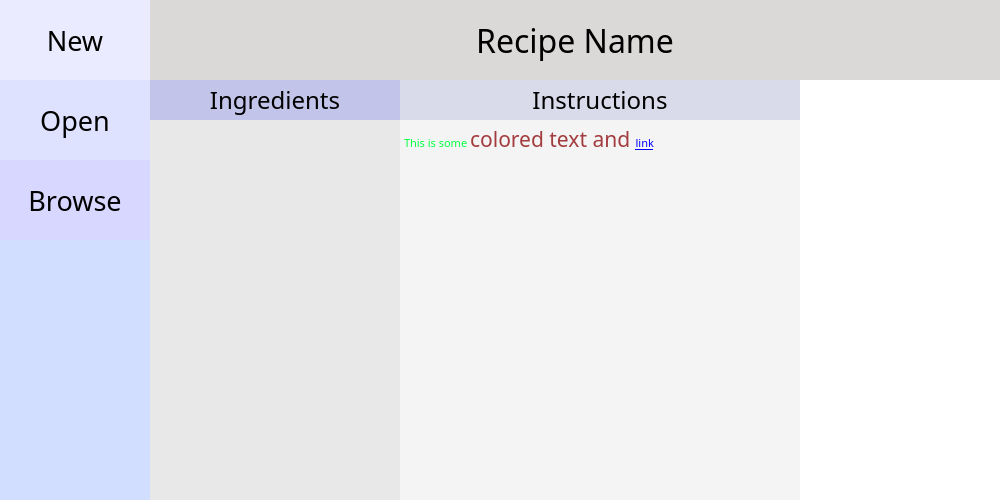
<?xml version="1.0" encoding="UTF-8"?>
<ui version="4.0">
 <class>MainWindow</class>
 <widget class="QMainWindow" name="MainWindow">
  <property name="enabled">
   <bool>true</bool>
  </property>
  <property name="geometry">
   <rect>
    <x>0</x>
    <y>0</y>
    <width>1000</width>
    <height>500</height>
   </rect>
  </property>
  <property name="sizePolicy">
   <sizepolicy hsizetype="Expanding" vsizetype="Expanding">
    <horstretch>0</horstretch>
    <verstretch>0</verstretch>
   </sizepolicy>
  </property>
  <property name="mouseTracking">
   <bool>false</bool>
  </property>
  <property name="windowTitle">
   <string>RecipeDB</string>
  </property>
  <property name="windowOpacity">
   <double>1.000000000000000</double>
  </property>
  <widget class="QWidget" name="mainWidget">
   <layout class="QHBoxLayout" name="horizontalLayout_2">
    <property name="spacing">
     <number>0</number>
    </property>
    <property name="leftMargin">
     <number>0</number>
    </property>
    <property name="topMargin">
     <number>0</number>
    </property>
    <property name="rightMargin">
     <number>0</number>
    </property>
    <property name="bottomMargin">
     <number>0</number>
    </property>
    <item alignment="Qt::AlignLeft">
     <widget class="QWidget" name="menuPanelWidget" native="true">
      <property name="sizePolicy">
       <sizepolicy hsizetype="Fixed" vsizetype="Expanding">
        <horstretch>0</horstretch>
        <verstretch>0</verstretch>
       </sizepolicy>
      </property>
      <property name="minimumSize">
       <size>
        <width>150</width>
        <height>0</height>
       </size>
      </property>
      <property name="autoFillBackground">
       <bool>false</bool>
      </property>
      <property name="styleSheet">
       <string notr="true">background-color: rgb(210, 222, 255);</string>
      </property>
      <layout class="QVBoxLayout" name="menuPanel">
       <property name="spacing">
        <number>0</number>
       </property>
       <property name="leftMargin">
        <number>0</number>
       </property>
       <property name="topMargin">
        <number>0</number>
       </property>
       <property name="rightMargin">
        <number>0</number>
       </property>
       <property name="bottomMargin">
        <number>0</number>
       </property>
       <item alignment="Qt::AlignTop">
        <widget class="QWidget" name="menuPanelButtons" native="true">
         <layout class="QVBoxLayout" name="verticalLayout">
          <property name="spacing">
           <number>0</number>
          </property>
          <property name="leftMargin">
           <number>0</number>
          </property>
          <property name="topMargin">
           <number>0</number>
          </property>
          <property name="rightMargin">
           <number>0</number>
          </property>
          <property name="bottomMargin">
           <number>0</number>
          </property>
          <item alignment="Qt::AlignTop">
           <widget class="QPushButton" name="newButton">
            <property name="minimumSize">
             <size>
              <width>150</width>
              <height>80</height>
             </size>
            </property>
            <property name="font">
             <font>
              <family>Noto Sans CJK KR Light</family>
              <pointsize>20</pointsize>
              <stylestrategy>PreferAntialias</stylestrategy>
             </font>
            </property>
            <property name="autoFillBackground">
             <bool>false</bool>
            </property>
            <property name="styleSheet">
             <string notr="true">QPushButton#newButton {
	background-color: rgb(235, 235, 255);
	border: 0px;
}
QPushButton#newButton:hover{
	background-color: rgb(245, 245, 255);
}
QPushButton#newButton:pressed{
	background-color: rgb(255, 255, 255);
}</string>
            </property>
            <property name="text">
             <string>New</string>
            </property>
            <property name="flat">
             <bool>false</bool>
            </property>
           </widget>
          </item>
          <item alignment="Qt::AlignTop">
           <widget class="QPushButton" name="openButton">
            <property name="minimumSize">
             <size>
              <width>150</width>
              <height>80</height>
             </size>
            </property>
            <property name="font">
             <font>
              <family>Noto Sans CJK KR Light</family>
              <pointsize>20</pointsize>
              <stylestrategy>PreferAntialias</stylestrategy>
             </font>
            </property>
            <property name="styleSheet">
             <string notr="true">QPushButton#openButton {
	background-color: rgb(222, 226, 255);
	border: 0px;
}
QPushButton#openButton:hover{
	background-color: rgb(232, 236, 255);
}
QPushButton#openButton:pressed{
	background-color: rgb(255, 255, 255);
}</string>
            </property>
            <property name="text">
             <string>Open</string>
            </property>
           </widget>
          </item>
          <item alignment="Qt::AlignTop">
           <widget class="QPushButton" name="browseButton">
            <property name="minimumSize">
             <size>
              <width>150</width>
              <height>80</height>
             </size>
            </property>
            <property name="font">
             <font>
              <family>Noto Sans CJK KR Light</family>
              <pointsize>20</pointsize>
              <stylestrategy>PreferAntialias</stylestrategy>
             </font>
            </property>
            <property name="autoFillBackground">
             <bool>false</bool>
            </property>
            <property name="styleSheet">
             <string notr="true">QPushButton#browseButton {
	background-color: rgb(215, 215, 255);
	border: 0px;
}
QPushButton#browseButton:hover{
	background-color: rgb(225, 225, 255);
}
QPushButton#browseButton:pressed{
	background-color: rgb(255, 255, 255);
}</string>
            </property>
            <property name="text">
             <string>Browse</string>
            </property>
            <property name="flat">
             <bool>false</bool>
            </property>
           </widget>
          </item>
         </layout>
        </widget>
       </item>
      </layout>
     </widget>
    </item>
    <item>
     <widget class="QWidget" name="displayPanelWidget" native="true">
      <property name="sizePolicy">
       <sizepolicy hsizetype="Expanding" vsizetype="Expanding">
        <horstretch>0</horstretch>
        <verstretch>0</verstretch>
       </sizepolicy>
      </property>
      <layout class="QVBoxLayout" name="displayPanel">
       <property name="spacing">
        <number>0</number>
       </property>
       <property name="leftMargin">
        <number>0</number>
       </property>
       <property name="topMargin">
        <number>0</number>
       </property>
       <property name="rightMargin">
        <number>0</number>
       </property>
       <property name="bottomMargin">
        <number>0</number>
       </property>
       <item alignment="Qt::AlignTop">
        <widget class="QLabel" name="recipeNameLabel">
         <property name="sizePolicy">
          <sizepolicy hsizetype="Preferred" vsizetype="Fixed">
           <horstretch>0</horstretch>
           <verstretch>0</verstretch>
          </sizepolicy>
         </property>
         <property name="minimumSize">
          <size>
           <width>0</width>
           <height>80</height>
          </size>
         </property>
         <property name="font">
          <font>
           <family>Noto Sans CJK KR Light</family>
           <pointsize>24</pointsize>
           <weight>50</weight>
           <italic>false</italic>
           <bold>false</bold>
           <stylestrategy>PreferAntialias</stylestrategy>
           <kerning>true</kerning>
          </font>
         </property>
         <property name="styleSheet">
          <string notr="true">background-color: rgb(219, 216, 216);</string>
         </property>
         <property name="text">
          <string>Recipe Name</string>
         </property>
         <property name="alignment">
          <set>Qt::AlignCenter</set>
         </property>
        </widget>
       </item>
       <item>
        <widget class="QWidget" name="displayPanelContent" native="true">
         <property name="sizePolicy">
          <sizepolicy hsizetype="Preferred" vsizetype="Expanding">
           <horstretch>0</horstretch>
           <verstretch>0</verstretch>
          </sizepolicy>
         </property>
         <layout class="QHBoxLayout" name="horizontalLayout">
          <property name="spacing">
           <number>0</number>
          </property>
          <property name="leftMargin">
           <number>0</number>
          </property>
          <property name="topMargin">
           <number>0</number>
          </property>
          <property name="rightMargin">
           <number>0</number>
          </property>
          <property name="bottomMargin">
           <number>0</number>
          </property>
          <item alignment="Qt::AlignLeft">
           <widget class="QWidget" name="ingredientsPanel" native="true">
            <property name="sizePolicy">
             <sizepolicy hsizetype="Fixed" vsizetype="Expanding">
              <horstretch>0</horstretch>
              <verstretch>0</verstretch>
             </sizepolicy>
            </property>
            <property name="maximumSize">
             <size>
              <width>250</width>
              <height>16777215</height>
             </size>
            </property>
            <layout class="QVBoxLayout" name="verticalLayout_2">
             <property name="spacing">
              <number>0</number>
             </property>
             <property name="leftMargin">
              <number>0</number>
             </property>
             <property name="topMargin">
              <number>0</number>
             </property>
             <property name="rightMargin">
              <number>0</number>
             </property>
             <property name="bottomMargin">
              <number>0</number>
             </property>
             <item>
              <widget class="QLabel" name="ingredientsLabel">
               <property name="sizePolicy">
                <sizepolicy hsizetype="Preferred" vsizetype="Fixed">
                 <horstretch>0</horstretch>
                 <verstretch>0</verstretch>
                </sizepolicy>
               </property>
               <property name="minimumSize">
                <size>
                 <width>0</width>
                 <height>40</height>
                </size>
               </property>
               <property name="font">
                <font>
                 <family>Noto Sans CJK KR Thin</family>
                 <pointsize>18</pointsize>
                </font>
               </property>
               <property name="styleSheet">
                <string notr="true">background-color: rgb(194, 196, 233);</string>
               </property>
               <property name="text">
                <string>Ingredients</string>
               </property>
               <property name="alignment">
                <set>Qt::AlignCenter</set>
               </property>
              </widget>
             </item>
             <item>
              <widget class="QListView" name="ingredientsListView">
               <property name="sizePolicy">
                <sizepolicy hsizetype="Minimum" vsizetype="Expanding">
                 <horstretch>0</horstretch>
                 <verstretch>0</verstretch>
                </sizepolicy>
               </property>
               <property name="font">
                <font>
                 <family>Noto Sans CJK KR Light</family>
                 <pointsize>12</pointsize>
                 <stylestrategy>PreferAntialias</stylestrategy>
                </font>
               </property>
               <property name="styleSheet">
                <string notr="true">background-color: rgb(232, 232, 232);</string>
               </property>
               <property name="frameShape">
                <enum>QFrame::NoFrame</enum>
               </property>
               <property name="frameShadow">
                <enum>QFrame::Plain</enum>
               </property>
               <property name="lineWidth">
                <number>0</number>
               </property>
               <property name="horizontalScrollBarPolicy">
                <enum>Qt::ScrollBarAlwaysOff</enum>
               </property>
               <property name="selectionMode">
                <enum>QAbstractItemView::NoSelection</enum>
               </property>
               <property name="isWrapping" stdset="0">
                <bool>true</bool>
               </property>
               <property name="layoutMode">
                <enum>QListView::SinglePass</enum>
               </property>
               <property name="wordWrap">
                <bool>true</bool>
               </property>
              </widget>
             </item>
            </layout>
           </widget>
          </item>
          <item>
           <widget class="QWidget" name="instructionsPanel" native="true">
            <property name="sizePolicy">
             <sizepolicy hsizetype="Expanding" vsizetype="Expanding">
              <horstretch>0</horstretch>
              <verstretch>0</verstretch>
             </sizepolicy>
            </property>
            <layout class="QVBoxLayout" name="verticalLayout_3">
             <property name="spacing">
              <number>0</number>
             </property>
             <property name="leftMargin">
              <number>0</number>
             </property>
             <property name="topMargin">
              <number>0</number>
             </property>
             <property name="rightMargin">
              <number>0</number>
             </property>
             <property name="bottomMargin">
              <number>0</number>
             </property>
             <item alignment="Qt::AlignTop">
              <widget class="QLabel" name="instructionsLabel">
               <property name="sizePolicy">
                <sizepolicy hsizetype="Preferred" vsizetype="Fixed">
                 <horstretch>0</horstretch>
                 <verstretch>0</verstretch>
                </sizepolicy>
               </property>
               <property name="minimumSize">
                <size>
                 <width>0</width>
                 <height>40</height>
                </size>
               </property>
               <property name="font">
                <font>
                 <family>Noto Sans CJK KR Thin</family>
                 <pointsize>18</pointsize>
                </font>
               </property>
               <property name="styleSheet">
                <string notr="true">background-color: rgb(218, 219, 234);</string>
               </property>
               <property name="text">
                <string>Instructions</string>
               </property>
               <property name="alignment">
                <set>Qt::AlignCenter</set>
               </property>
              </widget>
             </item>
             <item>
              <widget class="QTextEdit" name="instructionsTextEdit">
               <property name="font">
                <font>
                 <family>Noto Sans CJK KR Medium</family>
                 <stylestrategy>PreferAntialias</stylestrategy>
                </font>
               </property>
               <property name="styleSheet">
                <string notr="true">background-color: rgb(244, 244, 244);</string>
               </property>
               <property name="frameShape">
                <enum>QFrame::NoFrame</enum>
               </property>
               <property name="frameShadow">
                <enum>QFrame::Plain</enum>
               </property>
               <property name="lineWidth">
                <number>0</number>
               </property>
               <property name="horizontalScrollBarPolicy">
                <enum>Qt::ScrollBarAlwaysOff</enum>
               </property>
               <property name="sizeAdjustPolicy">
                <enum>QAbstractScrollArea::AdjustToContents</enum>
               </property>
               <property name="autoFormatting">
                <set>QTextEdit::AutoNone</set>
               </property>
               <property name="lineWrapMode">
                <enum>QTextEdit::WidgetWidth</enum>
               </property>
               <property name="readOnly">
                <bool>true</bool>
               </property>
               <property name="html">
                <string>&lt;!DOCTYPE HTML PUBLIC &quot;-//W3C//DTD HTML 4.0//EN&quot; &quot;http://www.w3.org/TR/REC-html40/strict.dtd&quot;&gt;
&lt;html&gt;&lt;head&gt;&lt;meta name=&quot;qrichtext&quot; content=&quot;1&quot; /&gt;&lt;style type=&quot;text/css&quot;&gt;
p, li { white-space: pre-wrap; }
&lt;/style&gt;&lt;/head&gt;&lt;body style=&quot; font-family:'Noto Sans CJK KR Medium'; font-size:11pt; font-weight:400; font-style:normal;&quot;&gt;
&lt;p style=&quot; margin-top:0px; margin-bottom:0px; margin-left:0px; margin-right:0px; -qt-block-indent:0; text-indent:0px;&quot;&gt;&lt;span style=&quot; font-family:'MS Shell Dlg 2'; font-size:8.25pt; color:#00ff40;&quot;&gt;This is some &lt;/span&gt;&lt;span style=&quot; font-family:'MS Shell Dlg 2'; font-size:16pt; color:#a33c3e;&quot;&gt;colored text and &lt;/span&gt;&lt;a href=&quot;https://www.google.com&quot;&gt;&lt;span style=&quot; font-family:'MS Shell Dlg 2'; font-size:8pt; text-decoration: underline; color:#0000ff;&quot;&gt;link&lt;/span&gt;&lt;/a&gt;&lt;/p&gt;&lt;/body&gt;&lt;/html&gt;</string>
               </property>
               <property name="textInteractionFlags">
                <set>Qt::TextSelectableByMouse</set>
               </property>
              </widget>
             </item>
            </layout>
           </widget>
          </item>
          <item alignment="Qt::AlignRight">
           <widget class="QWidget" name="imagePanelWidget" native="true">
            <property name="sizePolicy">
             <sizepolicy hsizetype="Preferred" vsizetype="Expanding">
              <horstretch>0</horstretch>
              <verstretch>0</verstretch>
             </sizepolicy>
            </property>
            <property name="minimumSize">
             <size>
              <width>200</width>
              <height>0</height>
             </size>
            </property>
            <property name="styleSheet">
             <string notr="true">background-color: rgb(255, 255, 255);</string>
            </property>
            <layout class="QVBoxLayout" name="imagePanel">
             <property name="spacing">
              <number>0</number>
             </property>
             <property name="leftMargin">
              <number>0</number>
             </property>
             <property name="topMargin">
              <number>0</number>
             </property>
             <property name="rightMargin">
              <number>0</number>
             </property>
             <property name="bottomMargin">
              <number>0</number>
             </property>
            </layout>
           </widget>
          </item>
         </layout>
        </widget>
       </item>
      </layout>
     </widget>
    </item>
   </layout>
  </widget>
 </widget>
 <layoutdefault spacing="6" margin="11"/>
 <resources/>
 <connections/>
</ui>
